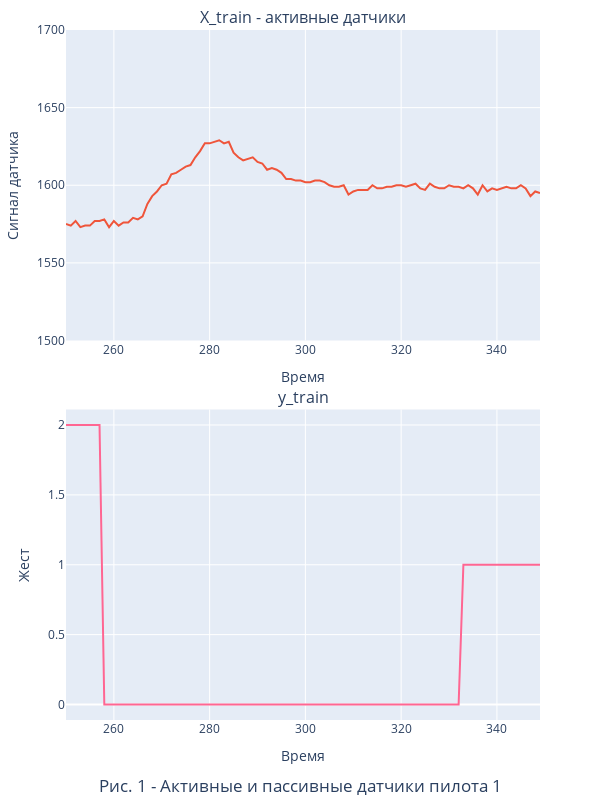

The code cell stored with this chart in its notebook:
### Markdown cell above
Проанализируем показания датчика 2

### Code cell
Pilot_id = 1
active_sensors, passive_sensors = f.get_sensor_list(1, X_train, print_active=True)
time_start = 250
time_end = 350
sensor = 2
plot_counter = 1

timesteps=[time_start, time_end]

df = pd.DataFrame(
    data = X_train[Pilot_id], index = [s for s in range(X_train[Pilot_id].shape[0])], 
    columns = [s for s in range(X_train[Pilot_id].shape[1])]).iloc[timesteps[0]:timesteps[1],:]

df_2 = pd.DataFrame(data = y_train[Pilot_id], index = [s for s in range(y_train[Pilot_id].shape[0])]).iloc[timesteps[0]:timesteps[1],:]
    
df_1 = pd.DataFrame(df[sensor], columns=active_sensors)
#df_2 = pd.DataFrame(df[passive_sensors], columns=passive_sensors)


fig = make_subplots(rows=2, cols=1, 
                    subplot_titles=('X_train - активные датчики', 'y_train'), vertical_spacing = 0.1,
)

for i in df_1.columns: fig.add_trace(go.Scatter(x=df_1.index, y=df_1[i], name=str(df[i].name)), row=1, col=1)

for i in df_2.columns: fig.add_trace(go.Scatter(x=df_2.index, y=df_2[i], name=str(df[i].name)), row=2, col=1)

fig.update_layout(title={'text':f'Рис. {plot_counter}'+' - Активные и пассивные датчики пилота ' + str(Pilot_id), 
'x':0.5, 'y':0.01}
)

fig.update_layout(width=600, height=800, legend_title_text ='Номер датчика',
                    xaxis_title_text  = 'Время',  yaxis_title_text = 'Сигнал датчика', yaxis_range=[1500, 1700], 
                    xaxis2_title_text = 'Время', yaxis2_title_text = 'Жест', #yaxis2_range= [0 , 200],
                    margin=dict(l=40, r=60, t=30, b=80), 
                    showlegend=False # легенда загромождает картинку
)

fig.show()

### Figure 1 — Plotly figure (JSON) as saved in the notebook; plotly's stock layout.template omitted (floating-point values rounded to 4 significant figures)
{"data": [{"name": "0", "type": "scatter", "x": [250, 251, 252, 253, 254, 255, 256, 257, 258, 259, 260, 261, 262, 263, 264, 265, 266, 267, 268, 269, 270, 271, 272, 273, 274, 275, 276, 277, 278, 279, 280, 281, 282, 283, 284, 285, 286, 287, 288, 289, 290, 291, 292, 293, 294, 295, 296, 297, 298, 299, 300, 301, 302, 303, 304, 305, 306, 307, 308, 309, 310, 311, 312, 313, 314, 315, 316, 317, 318, 319, 320, 321, 322, 323, 324, 325, 326, 327, 328, 329, 330, 331, 332, 333, 334, 335, 336, 337, 338, 339, 340, 341, 342, 343, 344, 345, 346, 347, 348, 349], "xaxis": "x", "y": [null, null, null, null, null, null, null, null, null, null, null, null, null, null, null, null, null, null, null, null, null, null, null, null, null, null, null, null, null, null, null, null, null, null, null, null, null, null, null, null, null, null, null, null, null, null, null, null, null, null, null, null, null, null, null, null, null, null, null, null, null, null, null, null, null, null, null, null, null, null, null, null, null, null, null, null, null, null, null, null, null, null, null, null, null, null, null, null, null, null, null, null, null, null, null, null, null, null, null, null], "yaxis": "y"}, {"name": "2", "type": "scatter", "x": [250, 251, 252, 253, 254, 255, 256, 257, 258, 259, 260, 261, 262, 263, 264, 265, 266, 267, 268, 269, 270, 271, 272, 273, 274, 275, 276, 277, 278, 279, 280, 281, 282, 283, 284, 285, 286, 287, 288, 289, 290, 291, 292, 293, 294, 295, 296, 297, 298, 299, 300, 301, 302, 303, 304, 305, 306, 307, 308, 309, 310, 311, 312, 313, 314, 315, 316, 317, 318, 319, 320, 321, 322, 323, 324, 325, 326, 327, 328, 329, 330, 331, 332, 333, 334, 335, 336, 337, 338, 339, 340, 341, 342, 343, 344, 345, 346, 347, 348, 349], "xaxis": "x", "y": [1575, 1574, 1577, 1573, 1574, 1574, 1577, 1577, 1578, 1573, 1577, 1574, 1576, 1576, 1579, 1578, 1580, 1588, 1593, 1596, 1600, 1601, 1607, 1608, 1610, 1612, 1613, 1618, 1622, 1627, 1627, 1628, 1629, 1627, 1628, 1621, 1618, 1616, 1617, 1618, 1615, 1614, 1610, 1611, 1610, 1608, 1604, 1604, 1603, 1603, 1602, 1602, 1603, 1603, 1602, 1600, 1599, 1599, 1600, 1594, 1596, 1597, 1597, 1597, 1600, 1598, 1598, 1599, 1599, 1600, 1600, 1599, 1600, 1601, 1598, 1597, 1601, 1599, 1598, 1598, 1600, 1599, 1599, 1598, 1600, 1598, 1594, 1600, 1596, 1598, 1597, 1598, 1599, 1598, 1598, 1600, 1598, 1593, 1596, 1595], "yaxis": "y"}, {"name": "5", "type": "scatter", "x": [250, 251, 252, 253, 254, 255, 256, 257, 258, 259, 260, 261, 262, 263, 264, 265, 266, 267, 268, 269, 270, 271, 272, 273, 274, 275, 276, 277, 278, 279, 280, 281, 282, 283, 284, 285, 286, 287, 288, 289, 290, 291, 292, 293, 294, 295, 296, 297, 298, 299, 300, 301, 302, 303, 304, 305, 306, 307, 308, 309, 310, 311, 312, 313, 314, 315, 316, 317, 318, 319, 320, 321, 322, 323, 324, 325, 326, 327, 328, 329, 330, 331, 332, 333, 334, 335, 336, 337, 338, 339, 340, 341, 342, 343, 344, 345, 346, 347, 348, 349], "xaxis": "x", "y": [null, null, null, null, null, null, null, null, null, null, null, null, null, null, null, null, null, null, null, null, null, null, null, null, null, null, null, null, null, null, null, null, null, null, null, null, null, null, null, null, null, null, null, null, null, null, null, null, null, null, null, null, null, null, null, null, null, null, null, null, null, null, null, null, null, null, null, null, null, null, null, null, null, null, null, null, null, null, null, null, null, null, null, null, null, null, null, null, null, null, null, null, null, null, null, null, null, null, null, null], "yaxis": "y"}, {"name": "8", "type": "scatter", "x": [250, 251, 252, 253, 254, 255, 256, 257, 258, 259, 260, 261, 262, 263, 264, 265, 266, 267, 268, 269, 270, 271, 272, 273, 274, 275, 276, 277, 278, 279, 280, 281, 282, 283, 284, 285, 286, 287, 288, 289, 290, 291, 292, 293, 294, 295, 296, 297, 298, 299, 300, 301, 302, 303, 304, 305, 306, 307, 308, 309, 310, 311, 312, 313, 314, 315, 316, 317, 318, 319, 320, 321, 322, 323, 324, 325, 326, 327, 328, 329, 330, 331, 332, 333, 334, 335, 336, 337, 338, 339, 340, 341, 342, 343, 344, 345, 346, 347, 348, 349], "xaxis": "x", "y": [null, null, null, null, null, null, null, null, null, null, null, null, null, null, null, null, null, null, null, null, null, null, null, null, null, null, null, null, null, null, null, null, null, null, null, null, null, null, null, null, null, null, null, null, null, null, null, null, null, null, null, null, null, null, null, null, null, null, null, null, null, null, null, null, null, null, null, null, null, null, null, null, null, null, null, null, null, null, null, null, null, null, null, null, null, null, null, null, null, null, null, null, null, null, null, null, null, null, null, null], "yaxis": "y"}, {"name": "12", "type": "scatter", "x": [250, 251, 252, 253, 254, 255, 256, 257, 258, 259, 260, 261, 262, 263, 264, 265, 266, 267, 268, 269, 270, 271, 272, 273, 274, 275, 276, 277, 278, 279, 280, 281, 282, 283, 284, 285, 286, 287, 288, 289, 290, 291, 292, 293, 294, 295, 296, 297, 298, 299, 300, 301, 302, 303, 304, 305, 306, 307, 308, 309, 310, 311, 312, 313, 314, 315, 316, 317, 318, 319, 320, 321, 322, 323, 324, 325, 326, 327, 328, 329, 330, 331, 332, 333, 334, 335, 336, 337, 338, 339, 340, 341, 342, 343, 344, 345, 346, 347, 348, 349], "xaxis": "x", "y": [null, null, null, null, null, null, null, null, null, null, null, null, null, null, null, null, null, null, null, null, null, null, null, null, null, null, null, null, null, null, null, null, null, null, null, null, null, null, null, null, null, null, null, null, null, null, null, null, null, null, null, null, null, null, null, null, null, null, null, null, null, null, null, null, null, null, null, null, null, null, null, null, null, null, null, null, null, null, null, null, null, null, null, null, null, null, null, null, null, null, null, null, null, null, null, null, null, null, null, null], "yaxis": "y"}, {"name": "15", "type": "scatter", "x": [250, 251, 252, 253, 254, 255, 256, 257, 258, 259, 260, 261, 262, 263, 264, 265, 266, 267, 268, 269, 270, 271, 272, 273, 274, 275, 276, 277, 278, 279, 280, 281, 282, 283, 284, 285, 286, 287, 288, 289, 290, 291, 292, 293, 294, 295, 296, 297, 298, 299, 300, 301, 302, 303, 304, 305, 306, 307, 308, 309, 310, 311, 312, 313, 314, 315, 316, 317, 318, 319, 320, 321, 322, 323, 324, 325, 326, 327, 328, 329, 330, 331, 332, 333, 334, 335, 336, 337, 338, 339, 340, 341, 342, 343, 344, 345, 346, 347, 348, 349], "xaxis": "x", "y": [null, null, null, null, null, null, null, null, null, null, null, null, null, null, null, null, null, null, null, null, null, null, null, null, null, null, null, null, null, null, null, null, null, null, null, null, null, null, null, null, null, null, null, null, null, null, null, null, null, null, null, null, null, null, null, null, null, null, null, null, null, null, null, null, null, null, null, null, null, null, null, null, null, null, null, null, null, null, null, null, null, null, null, null, null, null, null, null, null, null, null, null, null, null, null, null, null, null, null, null], "yaxis": "y"}, {"name": "17", "type": "scatter", "x": [250, 251, 252, 253, 254, 255, 256, 257, 258, 259, 260, 261, 262, 263, 264, 265, 266, 267, 268, 269, 270, 271, 272, 273, 274, 275, 276, 277, 278, 279, 280, 281, 282, 283, 284, 285, 286, 287, 288, 289, 290, 291, 292, 293, 294, 295, 296, 297, 298, 299, 300, 301, 302, 303, 304, 305, 306, 307, 308, 309, 310, 311, 312, 313, 314, 315, 316, 317, 318, 319, 320, 321, 322, 323, 324, 325, 326, 327, 328, 329, 330, 331, 332, 333, 334, 335, 336, 337, 338, 339, 340, 341, 342, 343, 344, 345, 346, 347, 348, 349], "xaxis": "x", "y": [null, null, null, null, null, null, null, null, null, null, null, null, null, null, null, null, null, null, null, null, null, null, null, null, null, null, null, null, null, null, null, null, null, null, null, null, null, null, null, null, null, null, null, null, null, null, null, null, null, null, null, null, null, null, null, null, null, null, null, null, null, null, null, null, null, null, null, null, null, null, null, null, null, null, null, null, null, null, null, null, null, null, null, null, null, null, null, null, null, null, null, null, null, null, null, null, null, null, null, null], "yaxis": "y"}, {"name": "19", "type": "scatter", "x": [250, 251, 252, 253, 254, 255, 256, 257, 258, 259, 260, 261, 262, 263, 264, 265, 266, 267, 268, 269, 270, 271, 272, 273, 274, 275, 276, 277, 278, 279, 280, 281, 282, 283, 284, 285, 286, 287, 288, 289, 290, 291, 292, 293, 294, 295, 296, 297, 298, 299, 300, 301, 302, 303, 304, 305, 306, 307, 308, 309, 310, 311, 312, 313, 314, 315, 316, 317, 318, 319, 320, 321, 322, 323, 324, 325, 326, 327, 328, 329, 330, 331, 332, 333, 334, 335, 336, 337, 338, 339, 340, 341, 342, 343, 344, 345, 346, 347, 348, 349], "xaxis": "x", "y": [null, null, null, null, null, null, null, null, null, null, null, null, null, null, null, null, null, null, null, null, null, null, null, null, null, null, null, null, null, null, null, null, null, null, null, null, null, null, null, null, null, null, null, null, null, null, null, null, null, null, null, null, null, null, null, null, null, null, null, null, null, null, null, null, null, null, null, null, null, null, null, null, null, null, null, null, null, null, null, null, null, null, null, null, null, null, null, null, null, null, null, null, null, null, null, null, null, null, null, null], "yaxis": "y"}, {"name": "21", "type": "scatter", "x": [250, 251, 252, 253, 254, 255, 256, 257, 258, 259, 260, 261, 262, 263, 264, 265, 266, 267, 268, 269, 270, 271, 272, 273, 274, 275, 276, 277, 278, 279, 280, 281, 282, 283, 284, 285, 286, 287, 288, 289, 290, 291, 292, 293, 294, 295, 296, 297, 298, 299, 300, 301, 302, 303, 304, 305, 306, 307, 308, 309, 310, 311, 312, 313, 314, 315, 316, 317, 318, 319, 320, 321, 322, 323, 324, 325, 326, 327, 328, 329, 330, 331, 332, 333, 334, 335, 336, 337, 338, 339, 340, 341, 342, 343, 344, 345, 346, 347, 348, 349], "xaxis": "x", "y": [null, null, null, null, null, null, null, null, null, null, null, null, null, null, null, null, null, null, null, null, null, null, null, null, null, null, null, null, null, null, null, null, null, null, null, null, null, null, null, null, null, null, null, null, null, null, null, null, null, null, null, null, null, null, null, null, null, null, null, null, null, null, null, null, null, null, null, null, null, null, null, null, null, null, null, null, null, null, null, null, null, null, null, null, null, null, null, null, null, null, null, null, null, null, null, null, null, null, null, null], "yaxis": "y"}, {"name": "24", "type": "scatter", "x": [250, 251, 252, 253, 254, 255, 256, 257, 258, 259, 260, 261, 262, 263, 264, 265, 266, 267, 268, 269, 270, 271, 272, 273, 274, 275, 276, 277, 278, 279, 280, 281, 282, 283, 284, 285, 286, 287, 288, 289, 290, 291, 292, 293, 294, 295, 296, 297, 298, 299, 300, 301, 302, 303, 304, 305, 306, 307, 308, 309, 310, 311, 312, 313, 314, 315, 316, 317, 318, 319, 320, 321, 322, 323, 324, 325, 326, 327, 328, 329, 330, 331, 332, 333, 334, 335, 336, 337, 338, 339, 340, 341, 342, 343, 344, 345, 346, 347, 348, 349], "xaxis": "x", "y": [null, null, null, null, null, null, null, null, null, null, null, null, null, null, null, null, null, null, null, null, null, null, null, null, null, null, null, null, null, null, null, null, null, null, null, null, null, null, null, null, null, null, null, null, null, null, null, null, null, null, null, null, null, null, null, null, null, null, null, null, null, null, null, null, null, null, null, null, null, null, null, null, null, null, null, null, null, null, null, null, null, null, null, null, null, null, null, null, null, null, null, null, null, null, null, null, null, null, null, null], "yaxis": "y"}, {"name": "27", "type": "scatter", "x": [250, 251, 252, 253, 254, 255, 256, 257, 258, 259, 260, 261, 262, 263, 264, 265, 266, 267, 268, 269, 270, 271, 272, 273, 274, 275, 276, 277, 278, 279, 280, 281, 282, 283, 284, 285, 286, 287, 288, 289, 290, 291, 292, 293, 294, 295, 296, 297, 298, 299, 300, 301, 302, 303, 304, 305, 306, 307, 308, 309, 310, 311, 312, 313, 314, 315, 316, 317, 318, 319, 320, 321, 322, 323, 324, 325, 326, 327, 328, 329, 330, 331, 332, 333, 334, 335, 336, 337, 338, 339, 340, 341, 342, 343, 344, 345, 346, 347, 348, 349], "xaxis": "x", "y": [null, null, null, null, null, null, null, null, null, null, null, null, null, null, null, null, null, null, null, null, null, null, null, null, null, null, null, null, null, null, null, null, null, null, null, null, null, null, null, null, null, null, null, null, null, null, null, null, null, null, null, null, null, null, null, null, null, null, null, null, null, null, null, null, null, null, null, null, null, null, null, null, null, null, null, null, null, null, null, null, null, null, null, null, null, null, null, null, null, null, null, null, null, null, null, null, null, null, null, null], "yaxis": "y"}, {"name": "29", "type": "scatter", "x": [250, 251, 252, 253, 254, 255, 256, 257, 258, 259, 260, 261, 262, 263, 264, 265, 266, 267, 268, 269, 270, 271, 272, 273, 274, 275, 276, 277, 278, 279, 280, 281, 282, 283, 284, 285, 286, 287, 288, 289, 290, 291, 292, 293, 294, 295, 296, 297, 298, 299, 300, 301, 302, 303, 304, 305, 306, 307, 308, 309, 310, 311, 312, 313, 314, 315, 316, 317, 318, 319, 320, 321, 322, 323, 324, 325, 326, 327, 328, 329, 330, 331, 332, 333, 334, 335, 336, 337, 338, 339, 340, 341, 342, 343, 344, 345, 346, 347, 348, 349], "xaxis": "x", "y": [null, null, null, null, null, null, null, null, null, null, null, null, null, null, null, null, null, null, null, null, null, null, null, null, null, null, null, null, null, null, null, null, null, null, null, null, null, null, null, null, null, null, null, null, null, null, null, null, null, null, null, null, null, null, null, null, null, null, null, null, null, null, null, null, null, null, null, null, null, null, null, null, null, null, null, null, null, null, null, null, null, null, null, null, null, null, null, null, null, null, null, null, null, null, null, null, null, null, null, null], "yaxis": "y"}, {"name": "30", "type": "scatter", "x": [250, 251, 252, 253, 254, 255, 256, 257, 258, 259, 260, 261, 262, 263, 264, 265, 266, 267, 268, 269, 270, 271, 272, 273, 274, 275, 276, 277, 278, 279, 280, 281, 282, 283, 284, 285, 286, 287, 288, 289, 290, 291, 292, 293, 294, 295, 296, 297, 298, 299, 300, 301, 302, 303, 304, 305, 306, 307, 308, 309, 310, 311, 312, 313, 314, 315, 316, 317, 318, 319, 320, 321, 322, 323, 324, 325, 326, 327, 328, 329, 330, 331, 332, 333, 334, 335, 336, 337, 338, 339, 340, 341, 342, 343, 344, 345, 346, 347, 348, 349], "xaxis": "x", "y": [null, null, null, null, null, null, null, null, null, null, null, null, null, null, null, null, null, null, null, null, null, null, null, null, null, null, null, null, null, null, null, null, null, null, null, null, null, null, null, null, null, null, null, null, null, null, null, null, null, null, null, null, null, null, null, null, null, null, null, null, null, null, null, null, null, null, null, null, null, null, null, null, null, null, null, null, null, null, null, null, null, null, null, null, null, null, null, null, null, null, null, null, null, null, null, null, null, null, null, null], "yaxis": "y"}, {"name": "33", "type": "scatter", "x": [250, 251, 252, 253, 254, 255, 256, 257, 258, 259, 260, 261, 262, 263, 264, 265, 266, 267, 268, 269, 270, 271, 272, 273, 274, 275, 276, 277, 278, 279, 280, 281, 282, 283, 284, 285, 286, 287, 288, 289, 290, 291, 292, 293, 294, 295, 296, 297, 298, 299, 300, 301, 302, 303, 304, 305, 306, 307, 308, 309, 310, 311, 312, 313, 314, 315, 316, 317, 318, 319, 320, 321, 322, 323, 324, 325, 326, 327, 328, 329, 330, 331, 332, 333, 334, 335, 336, 337, 338, 339, 340, 341, 342, 343, 344, 345, 346, 347, 348, 349], "xaxis": "x", "y": [null, null, null, null, null, null, null, null, null, null, null, null, null, null, null, null, null, null, null, null, null, null, null, null, null, null, null, null, null, null, null, null, null, null, null, null, null, null, null, null, null, null, null, null, null, null, null, null, null, null, null, null, null, null, null, null, null, null, null, null, null, null, null, null, null, null, null, null, null, null, null, null, null, null, null, null, null, null, null, null, null, null, null, null, null, null, null, null, null, null, null, null, null, null, null, null, null, null, null, null], "yaxis": "y"}, {"name": "36", "type": "scatter", "x": [250, 251, 252, 253, 254, 255, 256, 257, 258, 259, 260, 261, 262, 263, 264, 265, 266, 267, 268, 269, 270, 271, 272, 273, 274, 275, 276, 277, 278, 279, 280, 281, 282, 283, 284, 285, 286, 287, 288, 289, 290, 291, 292, 293, 294, 295, 296, 297, 298, 299, 300, 301, 302, 303, 304, 305, 306, 307, 308, 309, 310, 311, 312, 313, 314, 315, 316, 317, 318, 319, 320, 321, 322, 323, 324, 325, 326, 327, 328, 329, 330, 331, 332, 333, 334, 335, 336, 337, 338, 339, 340, 341, 342, 343, 344, 345, 346, 347, 348, 349], "xaxis": "x", "y": [null, null, null, null, null, null, null, null, null, null, null, null, null, null, null, null, null, null, null, null, null, null, null, null, null, null, null, null, null, null, null, null, null, null, null, null, null, null, null, null, null, null, null, null, null, null, null, null, null, null, null, null, null, null, null, null, null, null, null, null, null, null, null, null, null, null, null, null, null, null, null, null, null, null, null, null, null, null, null, null, null, null, null, null, null, null, null, null, null, null, null, null, null, null, null, null, null, null, null, null], "yaxis": "y"}, {"name": "38", "type": "scatter", "x": [250, 251, 252, 253, 254, 255, 256, 257, 258, 259, 260, 261, 262, 263, 264, 265, 266, 267, 268, 269, 270, 271, 272, 273, 274, 275, 276, 277, 278, 279, 280, 281, 282, 283, 284, 285, 286, 287, 288, 289, 290, 291, 292, 293, 294, 295, 296, 297, 298, 299, 300, 301, 302, 303, 304, 305, 306, 307, 308, 309, 310, 311, 312, 313, 314, 315, 316, 317, 318, 319, 320, 321, 322, 323, 324, 325, 326, 327, 328, 329, 330, 331, 332, 333, 334, 335, 336, 337, 338, 339, 340, 341, 342, 343, 344, 345, 346, 347, 348, 349], "xaxis": "x", "y": [null, null, null, null, null, null, null, null, null, null, null, null, null, null, null, null, null, null, null, null, null, null, null, null, null, null, null, null, null, null, null, null, null, null, null, null, null, null, null, null, null, null, null, null, null, null, null, null, null, null, null, null, null, null, null, null, null, null, null, null, null, null, null, null, null, null, null, null, null, null, null, null, null, null, null, null, null, null, null, null, null, null, null, null, null, null, null, null, null, null, null, null, null, null, null, null, null, null, null, null], "yaxis": "y"}, {"name": "0", "type": "scatter", "x": [250, 251, 252, 253, 254, 255, 256, 257, 258, 259, 260, 261, 262, 263, 264, 265, 266, 267, 268, 269, 270, 271, 272, 273, 274, 275, 276, 277, 278, 279, 280, 281, 282, 283, 284, 285, 286, 287, 288, 289, 290, 291, 292, 293, 294, 295, 296, 297, 298, 299, 300, 301, 302, 303, 304, 305, 306, 307, 308, 309, 310, 311, 312, 313, 314, 315, 316, 317, 318, 319, 320, 321, 322, 323, 324, 325, 326, 327, 328, 329, 330, 331, 332, 333, 334, 335, 336, 337, 338, 339, 340, 341, 342, 343, 344, 345, 346, 347, 348, 349], "xaxis": "x2", "y": [2, 2, 2, 2, 2, 2, 2, 2, 0, 0, 0, 0, 0, 0, 0, 0, 0, 0, 0, 0, 0, 0, 0, 0, 0, 0, 0, 0, 0, 0, 0, 0, 0, 0, 0, 0, 0, 0, 0, 0, 0, 0, 0, 0, 0, 0, 0, 0, 0, 0, 0, 0, 0, 0, 0, 0, 0, 0, 0, 0, 0, 0, 0, 0, 0, 0, 0, 0, 0, 0, 0, 0, 0, 0, 0, 0, 0, 0, 0, 0, 0, 0, 0, 1, 1, 1, 1, 1, 1, 1, 1, 1, 1, 1, 1, 1, 1, 1, 1, 1], "yaxis": "y2"}], "layout": {"annotations": [{"font": {"size": 16}, "showarrow": false, "text": "X_train - активные датчики", "x": 0.5, "xanchor": "center", "xref": "paper", "y": 1, "yanchor": "bottom", "yref": "paper"}, {"font": {"size": 16}, "showarrow": false, "text": "y_train", "x": 0.5, "xanchor": "center", "xref": "paper", "y": 0.45, "yanchor": "bottom", "yref": "paper"}], "height": 800, "legend": {"title": {"text": "Номер датчика"}}, "margin": {"b": 80, "l": 40, "r": 60, "t": 30}, "showlegend": false, "title": {"text": "Рис. 1 - Активные и пассивные датчики пилота 1", "x": 0.5, "y": 0.01}, "width": 600, "xaxis": {"anchor": "y", "domain": [0, 1], "title": {"text": "Время"}}, "xaxis2": {"anchor": "y2", "domain": [0, 1], "title": {"text": "Время"}}, "yaxis": {"anchor": "x", "domain": [0.55, 1], "range": [1500, 1700], "title": {"text": "Сигнал датчика"}}, "yaxis2": {"anchor": "x2", "domain": [0, 0.45], "title": {"text": "Жест"}}}}
